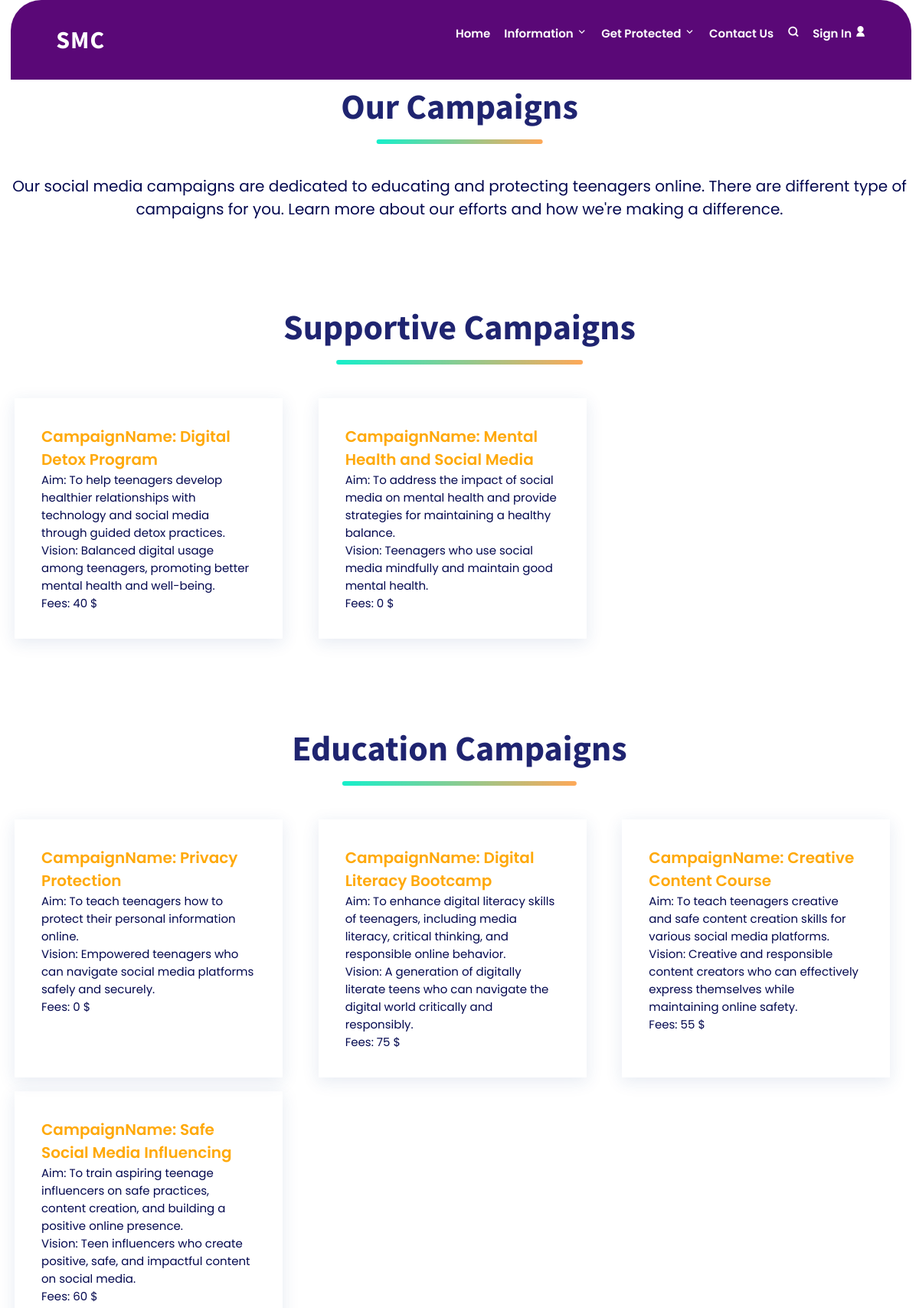
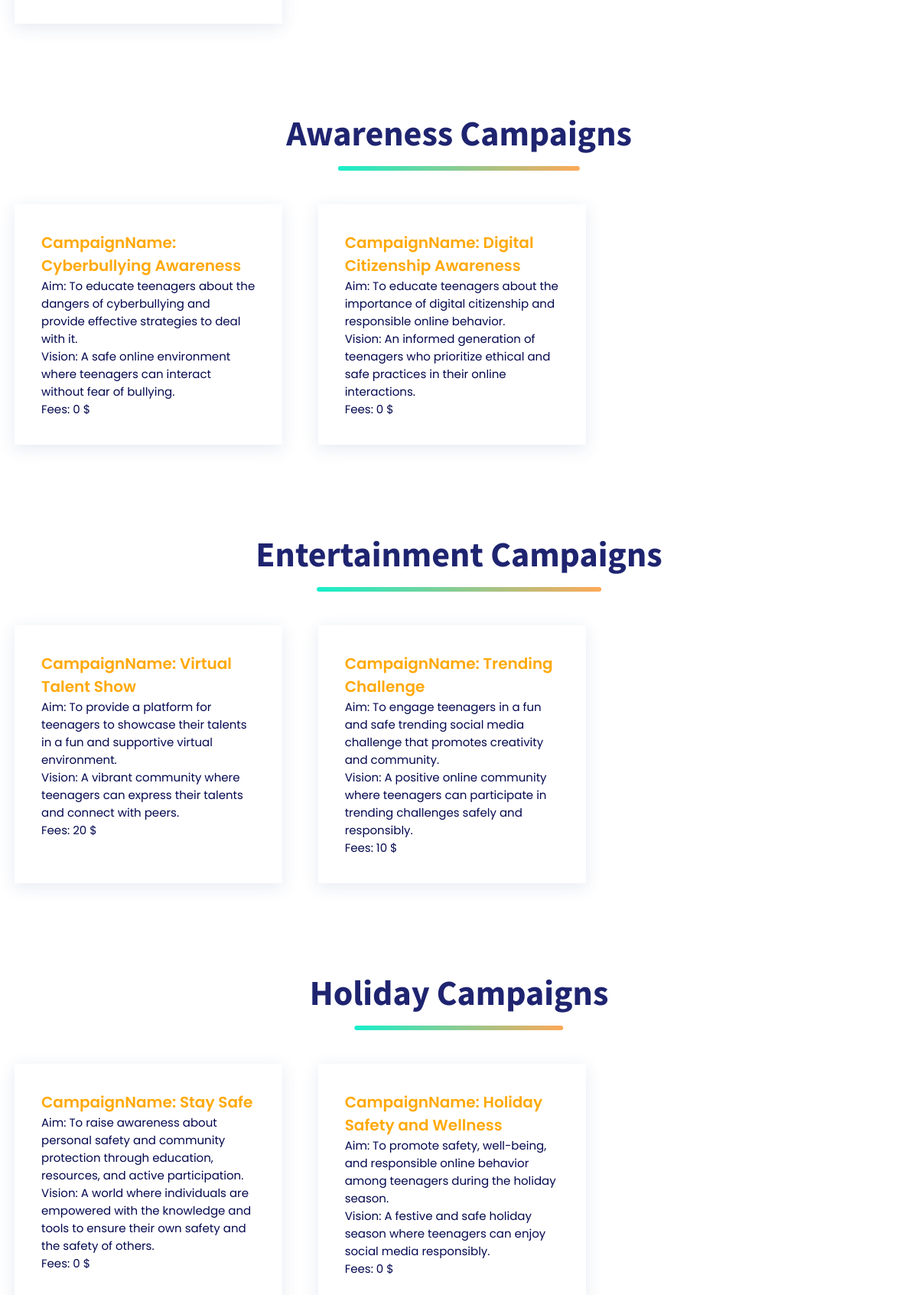
The app's page /Infomation.php (upper part) with its own data (2 pictures, top to bottom).
### tables this page shows
CREATE TABLE `campaigntb` (
  `CampaignID` int(11) NOT NULL,
  `CampaignName` varchar(30) DEFAULT NULL,
  `Aim` varchar(255) DEFAULT NULL,
  `Vision` varchar(255) DEFAULT NULL,
  `Fees` int(11) DEFAULT NULL,
  `Location` varchar(100) DEFAULT NULL,
  `StartDate` varchar(30) DEFAULT NULL,
  `EndDate` varchar(30) DEFAULT NULL,
  `Desciption` varchar(255) DEFAULT NULL,
  `CampaignImage1` varchar(255) DEFAULT NULL,
  `CampaignImage2` varchar(255) DEFAULT NULL,
  `CampaignImage3` varchar(255) DEFAULT NULL,
  `CampaignStatus` varchar(30) DEFAULT NULL,
  `MediaID` int(11) DEFAULT NULL,
  `CampaignTypeID` int(11) DEFAULT NULL
);

### Infomation.php (the view, shortened to what this page needs)
<?php
include('dbconnect.php');
?>
<!DOCTYPE html>
<html lang="en">
<head>
    <link href="https://cdn.jsdelivr.net/npm/remixicon@2.5.0/fonts/remixicon.css" rel="stylesheet" />
    <link rel="stylesheet"
        href="UIStyle.css?<?php echo time(); ?>" />
</head>
<body id="top">
    <header class="header gud-header" data-header>
        <div class="container">
            <nav class="navbar" data-navbar>
                <div class="nav__menu" id="nav-menu">
                    <ul class="navbar-list">
                        <li class="navbar-link">
                            <a href="Home.php">
                                <h1 class="logo gud-logo">smc</h1>
                            </a>
                        </li>
                        <li class="navbar-item">
                            <a href="Home.php" class="navbar-link" data-navbar-link>Home</a>
                        </li>
                        <li class="navbar-item dropdown__item">
                            <a class="navbar-link nav__link dropdown__button">Information
                                <i class="ri-arrow-down-s-line dropdown__arrow"></i>
                            </a>
                        </li>
                        <li class="navbar-item dropdown__item">
                            <a class="navbar-link nav__link dropdown__button">Get Protected
                                <i class="ri-arrow-down-s-line dropdown__arrow"></i>
                            </a>
                        </li>
                        <li class="navbar-item">
                            <a href="Contact.php" class="navbar-link" data-navbar-link>Contact Us</a>
                        </li>
                        <li class="navbar-item">
                            <a href="Searching.php" class="navbar-link" data-navbar-link>
                                <span><i class="ri-search-line"></i></span>
                            </a>
                        </li>
                        <li class="navbar-item" id="nav-list">
                        </li>
                    </ul>
                </div>
            </nav>
        </div>
    </header>
    <main>
        <section class=" section-container ">
            <div class=" container">
                <h2 class="h2 section-title underline">Our Campaigns</h2>
                <p class="msg">Our social media campaigns are dedicated to educating and protecting teenagers online.
                    There are different type of campaigns for you. Learn more about our efforts and how we're making a
                    difference.</p>
            </div>
        </section>
        <section class=" section-container ">
            <div class=" container">
                <h2 class="h2 section-title underline">Supportive Campaigns</h2>
                <?php
    $query = "SELECT * FROM Campaigntb c, CampaignTypetb ct
              WHERE c.CampaignTypeID= ct.CampaignTypeID
              AND ct.CampaignTypeName='Supportive'";
$result = mysqli_query($connect, $query);
$count = mysqli_num_rows($result);
if ($count == 0) {
    echo "<p>No Campaign Found</p>"   ;
} else {
    for ($i = 0; $i < $count; $i += 4) {
        $query1 = "SELECT * FROM Campaigntb c, CampaignTypetb ct
              WHERE c.CampaignTypeID= ct.CampaignTypeID
              AND ct.CampaignTypeName='Supportive'
              ORDER BY CampaignID LIMIT $i,4";
        $result1 = mysqli_query($connect, $query1);
        $count1 = mysqli_num_rows($result1);
        echo "<div class='column '>";
        for ($j = 0; $j < $count1 ; $j++) {
            $array = mysqli_fetch_array($result1);
            $CID = $array['CampaignID'];
            $CName = $array['CampaignName'];
            $aim = $array['Aim'];
            $vision = $array['Vision'];
            $fees = $array['Fees'];
            ?>
                <div class="img">
                    <div class="desc">
                        <p> <a
                                href="CampDetail.php?CID= <?php echo $CID; ?>">CampaignName:
                                <?php echo $CName; ?></a> </p>
                        <p> Aim: <?php echo $aim; ?></p>
                        <p> Vision: <?php echo $vision; ?></p>
                        <p> Fees: <?php echo $fees; ?> $</p>
                    </div>
                </div>
                <?php
        }
        echo "</div >";
    }
}
?>
            </div>
        </section>
        <section class=" section-container ">
            <div class=" container">
                <h2 class="h2 section-title underline">Education Campaigns</h2>
                <?php
    $query = "SELECT * FROM Campaigntb c, CampaignTypetb ct
              WHERE c.CampaignTypeID= ct.CampaignTypeID
              AND ct.CampaignTypeName='Education'";
$result = mysqli_query($connect, $query);
$count = mysqli_num_rows($result);
if ($count == 0) {
    echo "<p>No Campaign Found</p>"   ;
} else {
    for ($i = 0; $i < $count; $i += 4) {
        $query1 = "SELECT * FROM Campaigntb c, CampaignTypetb ct
              WHERE c.CampaignTypeID= ct.CampaignTypeID
              AND ct.CampaignTypeName='Education'
              ORDER BY CampaignID LIMIT $i,4";
        $result1 = mysqli_query($connect, $query1);
        $count1 = mysqli_num_rows($result1);
        echo "<div class='column '>";
        for ($j = 0; $j < $count1 ; $j++) {
            $array = mysqli_fetch_array($result1);
            $CID = $array['CampaignID'];
            $CName = $array['CampaignName'];
            $aim = $array['Aim'];
            $vision = $array['Vision'];
            $fees = $array['Fees'];
            ?>
                <div class="img">
                    <div class="desc">
                        <p> <a
                                href="CampDetail.php?CID= <?php echo $CID; ?>">CampaignName:
                                <?php echo $CName; ?></a> </p>
                        <p> Aim: <?php echo $aim; ?></p>
                        <p> Vision: <?php echo $vision; ?></p>
                        <p> Fees: <?php echo $fees; ?> $</p>
                    </div>
                </div>
                <?php
        }
        echo "</div >";
    }
}
?>
            </div>
        </section>
        <section class=" section-container ">
            <div class=" container">
                <h2 class="h2 section-title underline">Awareness Campaigns</h2>
                <?php
    $query = "SELECT * FROM Campaigntb c, CampaignTypetb ct
              WHERE c.CampaignTypeID= ct.CampaignTypeID
              AND ct.CampaignTypeName='Awareness'";
$result = mysqli_query($connect, $query);
$count = mysqli_num_rows($result);
if ($count == 0) {
    echo "<p>No Campaign Found</p>"   ;
} else {
    for ($i = 0; $i < $count; $i += 4) {
        $query1 = "SELECT * FROM Campaigntb c, CampaignTypetb ct
              WHERE c.CampaignTypeID= ct.CampaignTypeID
              AND ct.CampaignTypeName='Awareness'
              ORDER BY CampaignID LIMIT $i,4";
        $result1 = mysqli_query($connect, $query1);
        $count1 = mysqli_num_rows($result1);
        echo "<div class='column '>";
        for ($j = 0; $j < $count1 ; $j++) {
            $array = mysqli_fetch_array($result1);
            $CID = $array['CampaignID'];
            $CName = $array['CampaignName'];
            $aim = $array['Aim'];
            $vision = $array['Vision'];
            $fees = $array['Fees'];
            ?>
                <div class="img">
                    <div class="desc">
                        <p> <a
                                href="CampDetail.php?CID= <?php echo $CID; ?>">CampaignName:
                                <?php echo $CName; ?></a> </p>
                        <p> Aim: <?php echo $aim; ?></p>
                        <p> Vision: <?php echo $vision; ?></p>
                        <p> Fees: <?php echo $fees; ?> $</p>
                    </div>
                </div>
                <?php
        }
        echo "</div >";
    }
}
?>
            </div>
        </section>
        <section class=" section-container ">
            <div class=" container">
                <h2 class="h2 section-title underline">Entertainment Campaigns</h2>
                <?php
    $query = "SELECT * FROM Campaigntb c, CampaignTypetb ct
              WHERE c.CampaignTypeID= ct.CampaignTypeID
              AND ct.CampaignTypeName='Entertainment'";
$result = mysqli_query($connect, $query);
$count = mysqli_num_rows($result);
if ($count == 0) {
    echo "<p>No Campaign Found</p>"   ;
} else {
    for ($i = 0; $i < $count; $i += 4) {
        $query1 = "SELECT * FROM Campaigntb c, CampaignTypetb ct
              WHERE c.CampaignTypeID= ct.CampaignTypeID
              AND ct.CampaignTypeName='Entertainment'
              ORDER BY CampaignID LIMIT $i,4";
        $result1 = mysqli_query($connect, $query1);
        $count1 = mysqli_num_rows($result1);
        echo "<div class='column '>";
        for ($j = 0; $j < $count1 ; $j++) {
            $array = mysqli_fetch_array($result1);
            $CID = $array['CampaignID'];
            $CName = $array['CampaignName'];
            $aim = $array['Aim'];
            $vision = $array['Vision'];
            $fees = $array['Fees'];
            ?>
                <div class="img">
                    <div class="desc">
                        <p> <a
                                href="CampDetail.php?CID= <?php echo $CID; ?>">CampaignName:
                                <?php echo $CName; ?></a> </p>
                        <p> Aim: <?php echo $aim; ?></p>
                        <p> Vision: <?php echo $vision; ?></p>
                        <p> Fees: <?php echo $fees; ?> $</p>
                    </div>
                </div>
                <?php
        }
        echo "</div >";
    }
}
?>
            </div>
        </section>
        <section class=" section-container season">
            <div class=" container">
                <h2 class="h2 section-title underline">Holiday Campaigns</h2>
                <?php
    $query = "SELECT * FROM Campaigntb c, CampaignTypetb ct
              WHERE c.CampaignTypeID= ct.CampaignTypeID
              AND ct.CampaignTypeName='Holiday'";
$result = mysqli_query($connect, $query);
$count = mysqli_num_rows($result);
if ($count == 0) {
    echo "<p>No Campaign Found</p>"   ;
} else {
    for ($i = 0; $i < $count; $i += 4) {
        $query1 = "SELECT * FROM Campaigntb c, CampaignTypetb ct
              WHERE c.CampaignTypeID= ct.CampaignTypeID
              AND ct.CampaignTypeName='Holiday'
              ORDER BY CampaignID LIMIT $i,4";
        $result1 = mysqli_query($connect, $query1);
        $count1 = mysqli_num_rows($result1);
        echo "<div class='column '>";
        for ($j = 0; $j < $count1 ; $j++) {
            $array = mysqli_fetch_array($result1);
            $CID = $array['CampaignID'];
            $CName = $array['CampaignName'];
            $aim = $array['Aim'];
            $vision = $array['Vision'];
            $fees = $array['Fees'];
            ?>
                <div class="img">
                    <div class="desc">
                        <p> <a
                                href="CampDetail.php?CID= <?php echo $CID; ?>">CampaignName:
                                <?php echo $CName; ?></a> </p>
                        <p> Aim: <?php echo $aim; ?></p>
                        <p> Vision: <?php echo $vision; ?></p>
                        <p> Fees: <?php echo $fees; ?> $</p>
                    </div>
                </div>
                <?php
        }
        echo "</div >";
    }
}
?>
            </div>
        </section>
    </main>
</body>
</html>

### records on screen
campaigntb: CampaignName "Digital Detox Program", Aim "To help teenagers develop healthier relationships with technology and social media through guided detox practices.", Vision "Balanced digital usage among teenagers, promoting better mental health and well-being.", Fees "40"
campaigntb: CampaignName "Mental Health and Social Media", Aim "To address the impact of social media on mental health and provide strategies for maintaining a healthy balance.", Vision "Teenagers who use social media mindfully and maintain good mental health.", Fees "0"
campaigntb: CampaignName "Privacy Protection", Aim "To teach teenagers how to protect their personal information online.", Vision "Empowered teenagers who can navigate social media platforms safely and securely.", Fees "0"
campaigntb: CampaignName "Digital Literacy Bootcamp", Aim "To enhance digital literacy skills of teenagers, including media literacy, critical thinking, and responsible online behavior.", Vision "A generation of digitally literate teens who can navigate the digital world critically and responsibly.", Fees "75"
campaigntb: CampaignName "Creative Content Course", Aim "To teach teenagers creative and safe content creation skills for various social media platforms.", Vision "Creative and responsible content creators who can effectively express themselves while maintaining online safety.", Fees "55"
campaigntb: CampaignName "Safe Social Media Influencing", Aim "To train aspiring teenage influencers on safe practices, content creation, and building a positive online presence.", Vision "Teen influencers who create positive, safe, and impactful content on social media.", Fees "60"
campaigntb: CampaignName "Cyberbullying Awareness", Aim "To educate teenagers about the dangers of cyberbullying and provide effective strategies to deal with it.", Vision "A safe online environment where teenagers can interact without fear of bullying.", Fees "0"
campaigntb: CampaignName "Digital Citizenship Awareness", Aim "To educate teenagers about the importance of digital citizenship and responsible online behavior.", Vision "An informed generation of teenagers who prioritize ethical and safe practices in their online interactions.", Fees "0"
campaigntb: CampaignName "Virtual Talent Show", Aim "To provide a platform for teenagers to showcase their talents in a fun and supportive virtual environment.", Vision "A vibrant community where teenagers can express their talents and connect with peers.", Fees "20"
campaigntb: CampaignName "Trending Challenge", Aim "To engage teenagers in a fun and safe trending social media challenge that promotes creativity and community.", Vision "A positive online community where teenagers can participate in trending challenges safely and responsibly.", Fees "10"
campaigntb: CampaignName "Stay Safe", Aim "To raise awareness about personal safety and community protection through education, resources, and active participation.", Vision "A world where individuals are empowered with the knowledge and tools to ensure their own safety and the safety of others.", Fees "0"
campaigntb: CampaignName "Holiday Safety and Wellness", Aim "To promote safety, well-being, and responsible online behavior among teenagers during the holiday season.", Vision "A festive and safe holiday season where teenagers can enjoy social media responsibly.", Fees "0"
